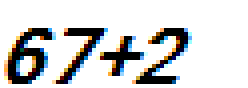
#> input picture 居留證查詢網/img.png, 62 x 22 px (shown 4 times larger)
$ jupyter execute --allow-errors model.ipynb   (shell and % lines are left out)   (older library calls are emulated)
#> lines starting #> are read from the running program, lines starting #| are printed output that depends on the picture; after the words box and inside, x2 and y2 are one past the last pixel; in counts of white or black regions, pixels touching at a corner belong together
[cell 1]
import os
import requests
import shutil
import cv2
from PIL import Image
import numpy

[cell 2]
url = 'https://icinfo.immigration.gov.tw/NIL_WEB/ValidateCode.ashx'
#> (the rest of this cell did not finish here and is left out)

[cell 3]
pil_image = Image.open('img.png')
#> pil_image is the input picture: PIL image 62x22 P; mean R, G, B, A 210.4, 210.7, 210.5, 255
pil_image

[cell 4]
open_cv_image = numpy.array(pil_image)
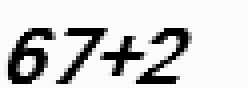
#> open_cv_image: shape (22, 62) (shown 4 times larger); min 0, max 251, mean 207.1
open_cv_image.shape
#> Out = (22, 62)

[cell 5]
open_cv_image

[cell 6]
import cv2
ret, thresh = cv2.threshold(open_cv_image, 127, 255, 0)
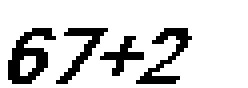
#> thresh: shape (22, 62) (shown 4 times larger); 82.5% white; black in thin lines or dots, all inside (x1, y1, x2, y2) = (2, 7, 48, 21)

[cell 7]
thresh

[cell 8]
image, contours, hierarchy = cv2.findContours(thresh, cv2.RETR_TREE, cv2.CHAIN_APPROX_SIMPLE)
#> contours = 6 contours, 1 with area under 20; largest, box (x1, y1, x2, y2) and area: (0, 0, 62, 22) 1281, (1, 6, 15, 22) 122, (33, 6, 49, 22) 94, (13, 6, 28, 22) 76, (24, 8, 37, 20) 58

[cell 9]
cnts = sorted([(c, cv2.boundingRect(c)[0]) for c in contours], key=lambda x:x[1])
#> cnts = 6 items

[cell 10]
ary = []
for (c,_) in cnts:
    (x,y,w,h) = cv2.boundingRect(c)
    print(x,y,w,h)
    if y>0 and w >= 6 and w <= 50 and h >= 5:
        ary.append((x,y,w,h) )
#> this loop made 6 passes
#> (x, y, w, h) on passes 2 to 6: (1, 6, 14, 16), (5, 14, 4, 5), (13, 6, 15, 16), (24, 8, 13, 12), (33, 6, 16, 16)
#> (c, x, y, w, h) on pass 1: ([[0, 0], [0, 21], [61, 21], [61, 0]], 0, 0, 62, 22)
#| 0 0 62 22
#| 1 6 14 16
#| 5 14 4 5
#| 13 6 15 16
#| 24 8 13 12
#| 33 6 16 16
#> after the loop, ary = [(1, 6, 14, 16), (13, 6, 15, 16), (24, 8, 13, 12), (33, 6, 16, 16)]

[cell 11]
ary
#> Out has the same summary as ary

[cell 12]
## Create資料夾

[cell 13]
import os
dest = 'digits/'
#os.mkdir(dest)

[cell 14]
#for i in range(0,10):
#    os.mkdir(dest+str(i))

[cell 15]
%pylab inline
from matplotlib import pyplot as plt
data = []
for idx, (x,y,w,h) in enumerate(ary):
    fig = plt.figure()
    roi = open_cv_image[y:y+h, x:x+w]
    thresh = roi.copy()
    plt.imshow(thresh)
    plt.savefig(os.path.join(dest, '{}.jpg'.format(idx)), dpi=100)
#> this loop made 4 passes
#> pass 1, `plt.savefig(os.path.join(dest, '{}.jpg'.format(idx)), dpi=100)`:
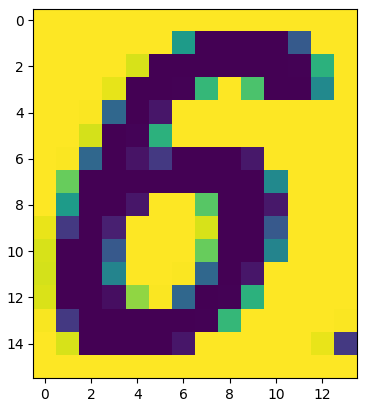
#> figure drawn by matplotlib, 1 panel
#> pass 2, `plt.savefig(os.path.join(dest, '{}.jpg'.format(idx)), dpi=100)`:
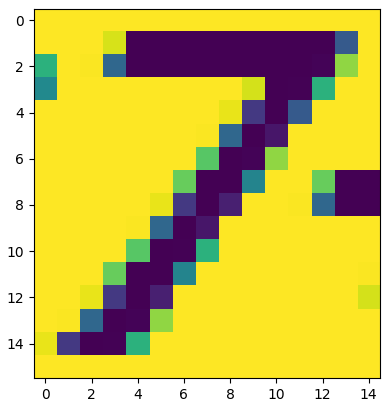
#> figure drawn by matplotlib, 1 panel
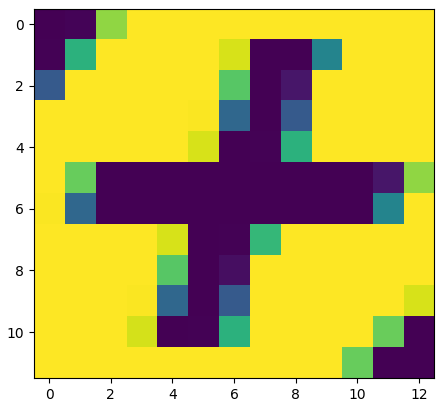
#> figure drawn by matplotlib, 1 panel
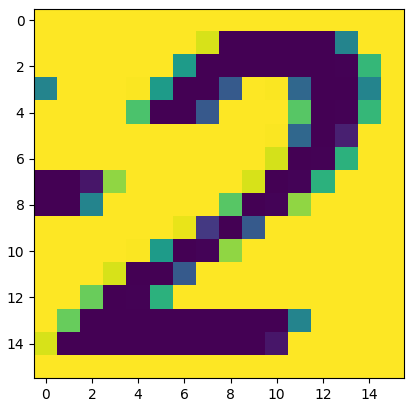
#> figure drawn by matplotlib, 1 panel

[cell 16]
def getCaptcha(run):
    url = 'https://icinfo.immigration.gov.tw/NIL_WEB/ValidateCode.ashx'
    response = requests.get(url,stream=True ,verify=False)
    with open('img.png', 'wb') as out_file:
        shutil.copyfileobj(response.raw, out_file)
    del response

    pil_image = Image.open('img.png').convert('L')
    open_cv_image = numpy.array(pil_image)
    ret, thresh = cv2.threshold(open_cv_image, 127, 255, 0)
    image, contours, hierarchy = cv2.findContours(thresh, cv2.RETR_TREE, cv2.CHAIN_APPROX_SIMPLE)
    cnts = sorted([(c, cv2.boundingRect(c)[0]) for c in contours], key=lambda x:x[1])
    ary = []
    for (c,_) in cnts:
        (x,y,w,h) = cv2.boundingRect(c)
        #print(x,y,w,h)
        if y>0 and w >= 6 and w <= 50 and h >= 5:
            ary.append((x,y,w,h) )
    data = []
    for idx, (x,y,w,h) in enumerate(ary):
        fig = plt.figure()
        roi = open_cv_image[y:y+h, x:x+w]
        thresh = roi.copy()
        #plt.imshow(thresh)
        plt.savefig(os.path.join(dest, '{}_{}.jpg'.format(run,idx)), dpi=100)

[cell 17]
for i in range(1,20):
    getCaptcha(i)
#> (the call stopped at in getCaptcha, `response = requests.get(url,stream=True ,verify=False)`: the network is not available in this run)
